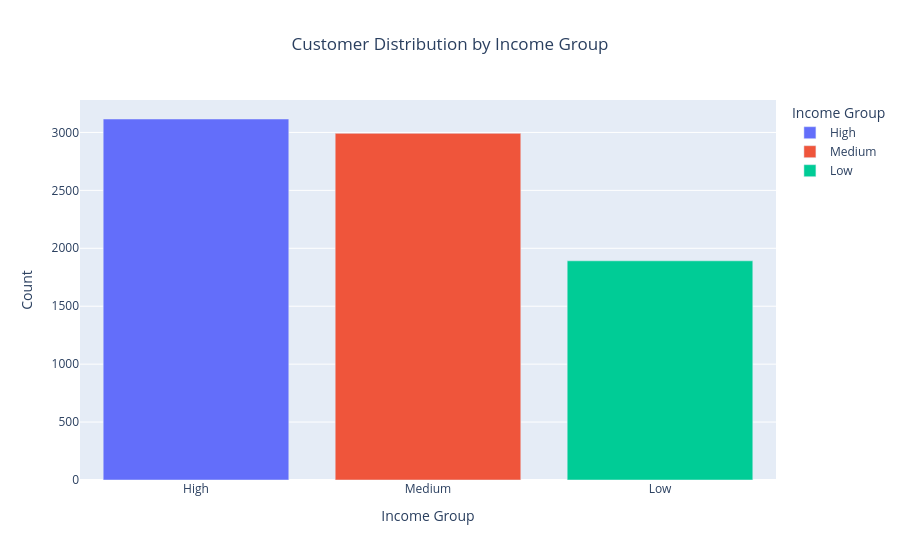

This figure's notebook cell:
### Markdown cell above
#### (iii) Customer Distribution by Income Group

*Visualization Type:* Bar Chart

*Purpose:* To examine the distribution of customers across income categories.

*Insights:* The distribution is notably skewed toward higher incomes. High-income customers form the largest group (3,116), followed by Medium-income (2,992), while Low-income customers are significantly fewer (1,892).

### Code cell
income_counts = df['Income Group'].value_counts().reset_index()
income_counts.columns = ['Income Group','Count']

fig = px.bar(
    income_counts,
    x='Income Group',
    y='Count',
    color='Income Group',
    title='Customer Distribution by Income Group'
)

fig.update_layout(title_x=0.5)
fig.show()

### Figure 1 — Plotly figure (JSON) as saved in the notebook; plotly's stock layout.template omitted (floating-point values rounded to 4 significant figures)
{"data": [{"hovertemplate": "Income Group=%{x}<br>Count=%{y}<extra></extra>", "legendgroup": "High", "marker": {"color": "#636efa", "pattern": {"shape": ""}}, "name": "High", "orientation": "v", "showlegend": true, "textposition": "auto", "type": "bar", "x": ["High"], "xaxis": "x", "y": [3116], "yaxis": "y"}, {"hovertemplate": "Income Group=%{x}<br>Count=%{y}<extra></extra>", "legendgroup": "Medium", "marker": {"color": "#EF553B", "pattern": {"shape": ""}}, "name": "Medium", "orientation": "v", "showlegend": true, "textposition": "auto", "type": "bar", "x": ["Medium"], "xaxis": "x", "y": [2992], "yaxis": "y"}, {"hovertemplate": "Income Group=%{x}<br>Count=%{y}<extra></extra>", "legendgroup": "Low", "marker": {"color": "#00cc96", "pattern": {"shape": ""}}, "name": "Low", "orientation": "v", "showlegend": true, "textposition": "auto", "type": "bar", "x": ["Low"], "xaxis": "x", "y": [1892], "yaxis": "y"}], "layout": {"barmode": "relative", "legend": {"title": {"text": "Income Group"}, "tracegroupgap": 0}, "title": {"text": "Customer Distribution by Income Group", "x": 0.5}, "xaxis": {"anchor": "y", "categoryarray": ["High", "Medium", "Low"], "categoryorder": "array", "domain": [0, 1], "title": {"text": "Income Group"}}, "yaxis": {"anchor": "x", "domain": [0, 1], "title": {"text": "Count"}}}}
